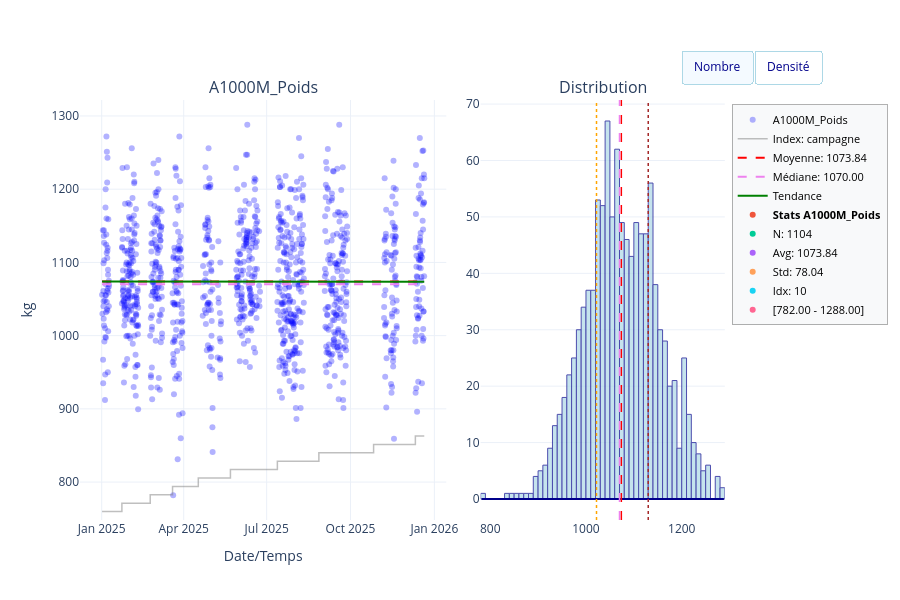
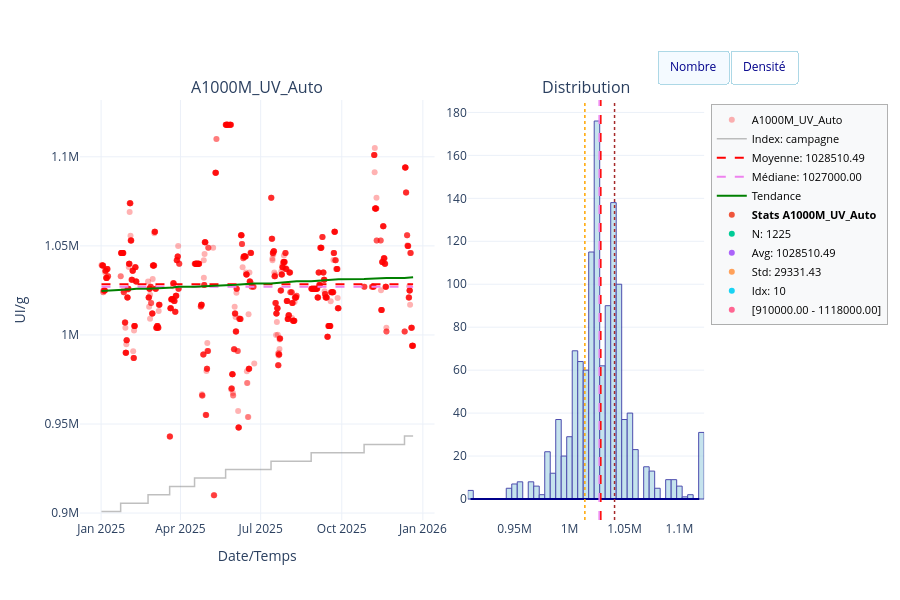
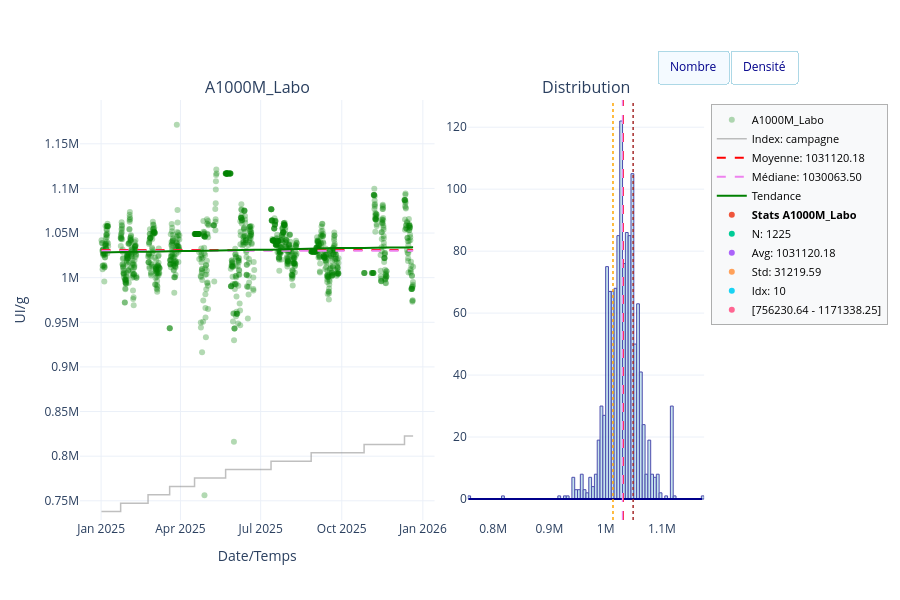
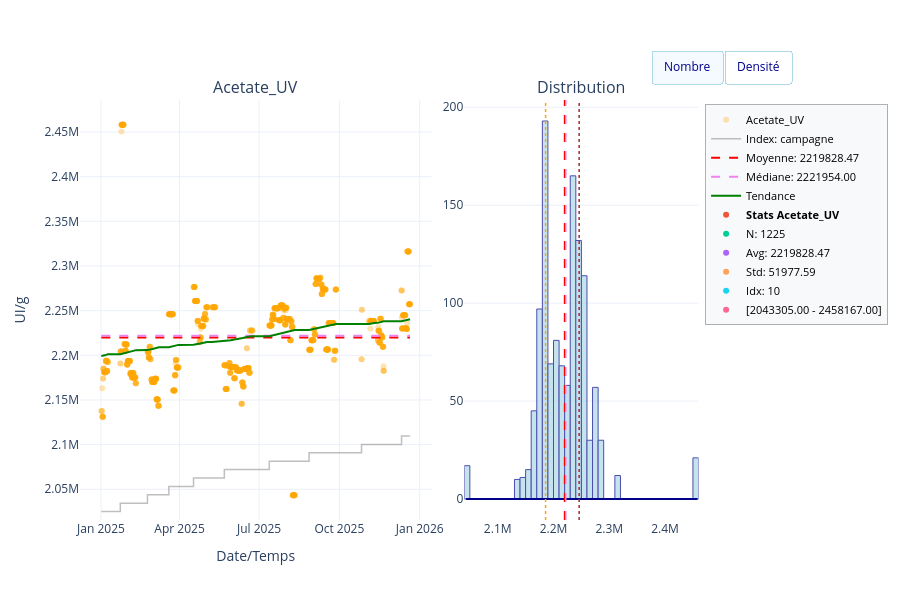

The notebook cell these images were saved under, in order:
### Code cell
#processor.plot_tag(tag=['A1000M_Poids','A1000M_UV_Auto','A1000M_Labo','FC25207VA','Rétinène','Acetate_UV','BHT','Cumul_UV','A1000M_Moyenne_UV','Acetate_Moyenne_UV'],index= 'campagne')
processor.plot_tag(tag=['A1000M_Poids','A1000M_UV_Auto','A1000M_Labo','Acetate_UV','BHT','Cumul_UV','A1000M_Moyenne_UV','Acetate_Moyenne_UV','Bat_H_A1000M','Bat_H_A1000R'],index= 'campagne')

### Figure 1 — Plotly figure (JSON) as saved in the notebook; plotly's stock layout.template omitted (floating-point values rounded to 4 significant figures; data arrays with more than 128 entries replaced by an {"elided": "..."} marker saying what was removed)
{"data": [{"hovertemplate": "Date: %{x}<br>Valeur: %{y:.2f}<extra></extra>", "marker": {"color": "blue", "opacity": 0.3, "size": 6}, "mode": "markers", "name": "A1000M_Poids", "type": "scatter", "x": {"elided": "1225 str values"}, "xaxis": "x", "y": {"elided": "1225 float values"}, "yaxis": "y"}, {"hovertemplate": "campagne: %{y:.2f}<extra></extra>", "line": {"color": "rgba(128, 128, 128, 0.5)", "shape": "hv", "width": 1.5}, "mode": "lines", "name": "Index: campagne", "type": "scatter", "x": {"elided": "1225 str values"}, "xaxis": "x", "y": {"elided": "1225 int values"}, "yaxis": "y2"}, {"line": {"color": "red", "dash": "dash", "width": 2}, "mode": "lines", "name": "Moyenne: 1073.84", "type": "scatter", "x": {"elided": "1225 str values"}, "xaxis": "x", "y": {"elided": "1225 float values"}, "yaxis": "y"}, {"line": {"color": "violet", "dash": "dash", "width": 2}, "mode": "lines", "name": "Médiane: 1070.00", "type": "scatter", "x": {"elided": "1225 str values"}, "xaxis": "x", "y": {"elided": "1225 int values"}, "yaxis": "y"}, {"line": {"color": "green", "width": 2}, "mode": "lines", "name": "Tendance", "type": "scatter", "x": {"elided": "1225 str values"}, "xaxis": "x", "y": {"elided": "1225 float values"}, "yaxis": "y"}, {"histnorm": "", "marker": {"color": "lightblue", "line": {"color": "darkblue", "width": 1}}, "name": "Distribution", "opacity": 0.7, "showlegend": false, "type": "histogram", "x": {"elided": "1104 float values"}, "xaxis": "x2", "yaxis": "y3"}, {"line": {"color": "darkblue", "width": 2}, "mode": "lines", "showlegend": false, "type": "scatter", "x": {"elided": "200 float values"}, "xaxis": "x2", "y": {"elided": "200 float values"}, "yaxis": "y3"}, {"line": {"color": "red", "dash": "dash", "width": 1.5}, "mode": "lines", "name": "Moyenne", "showlegend": false, "type": "scatter", "x": [1074.0, 1074.0], "xaxis": "x2", "y": [0, 1], "yaxis": "y4"}, {"line": {"color": "violet", "dash": "dash", "width": 1.5}, "mode": "lines", "name": "Médiane", "showlegend": false, "type": "scatter", "x": [1070, 1070], "xaxis": "x2", "y": [0, 1], "yaxis": "y4"}, {"line": {"color": "orange", "dash": "dot", "width": 1.5}, "mode": "lines", "name": "P25", "showlegend": false, "type": "scatter", "x": [1022, 1022], "xaxis": "x2", "y": [0, 1], "yaxis": "y4"}, {"line": {"color": "brown", "dash": "dot", "width": 1.5}, "mode": "lines", "name": "P75", "showlegend": false, "type": "scatter", "x": [1130, 1130], "xaxis": "x2", "y": [0, 1], "yaxis": "y4"}, {"mode": "markers", "name": "<b>Stats A1000M_Poids</b>", "showlegend": true, "type": "scatter", "x": [null], "xaxis": "x", "y": [null], "yaxis": "y"}, {"mode": "markers", "name": "N: 1104", "showlegend": true, "type": "scatter", "x": [null], "xaxis": "x", "y": [null], "yaxis": "y"}, {"mode": "markers", "name": "Avg: 1073.84", "showlegend": true, "type": "scatter", "x": [null], "xaxis": "x", "y": [null], "yaxis": "y"}, {"mode": "markers", "name": "Std: 78.04", "showlegend": true, "type": "scatter", "x": [null], "xaxis": "x", "y": [null], "yaxis": "y"}, {"mode": "markers", "name": "Idx: 10", "showlegend": true, "type": "scatter", "x": [null], "xaxis": "x", "y": [null], "yaxis": "y"}, {"mode": "markers", "name": "[782.00 - 1288.00]", "showlegend": true, "type": "scatter", "x": [null], "xaxis": "x", "y": [null], "yaxis": "y"}], "layout": {"annotations": [{"font": {"size": 16}, "showarrow": false, "text": "A1000M_Poids", "x": 0.267, "xanchor": "center", "xref": "paper", "y": 1, "yanchor": "bottom", "yref": "paper"}, {"font": {"size": 16}, "showarrow": false, "text": "Distribution", "x": 0.762, "xanchor": "center", "xref": "paper", "y": 1, "yanchor": "bottom", "yref": "paper"}], "dragmode": "zoom", "height": 600, "hovermode": "x unified", "legend": {"bgcolor": "rgba(248, 249, 250, 0.9)", "bordercolor": "rgba(100, 100, 100, 0.5)", "borderwidth": 1, "font": {"color": "black", "size": 11}, "x": 0.95, "xanchor": "left", "y": 0.99, "yanchor": "top"}, "updatemenus": [{"active": 0, "bgcolor": "white", "bordercolor": "lightblue", "buttons": [{"args": [{"histnorm": [""]}, {"updatemenus[0].bordercolor": "lightblue", "yaxis3.title.text": "Nombre"}], "label": "Nombre", "method": "update"}, {"args": [{"histnorm": ["probability density"]}, {"updatemenus[0].bordercolor": "lightblue", "yaxis3.title.text": "Densité"}], "label": "Densité", "method": "update"}], "direction": "right", "font": {"color": "darkblue"}, "showactive": true, "type": "buttons", "x": 1.08, "y": 1.12}], "xaxis": {"anchor": "y", "domain": [0, 0.534], "title": {"text": "Date/Temps"}}, "xaxis2": {"anchor": "y3", "domain": [0.584, 0.94]}, "yaxis": {"anchor": "x", "domain": [0, 1], "title": {"text": "kg"}}, "yaxis2": {"anchor": "x", "overlaying": "y", "range": [0, 50], "showgrid": false, "showticklabels": false, "side": "right", "zeroline": false}, "yaxis3": {"anchor": "x2", "domain": [0, 1]}, "yaxis4": {"anchor": "x2", "overlaying": "y3", "range": [0, 1], "side": "right", "visible": false}}}

### Figure 2 — Plotly figure (JSON) as saved in the notebook; plotly's stock layout.template omitted (floating-point values rounded to 4 significant figures; data arrays with more than 128 entries replaced by an {"elided": "..."} marker saying what was removed)
{"data": [{"hovertemplate": "Date: %{x}<br>Valeur: %{y:.2f}<extra></extra>", "marker": {"color": "red", "opacity": 0.3, "size": 6}, "mode": "markers", "name": "A1000M_UV_Auto", "type": "scatter", "x": {"elided": "1225 str values"}, "xaxis": "x", "y": {"elided": "1225 float values"}, "yaxis": "y"}, {"hovertemplate": "campagne: %{y:.2f}<extra></extra>", "line": {"color": "rgba(128, 128, 128, 0.5)", "shape": "hv", "width": 1.5}, "mode": "lines", "name": "Index: campagne", "type": "scatter", "x": {"elided": "1225 str values"}, "xaxis": "x", "y": {"elided": "1225 int values"}, "yaxis": "y2"}, {"line": {"color": "red", "dash": "dash", "width": 2}, "mode": "lines", "name": "Moyenne: 1028510.49", "type": "scatter", "x": {"elided": "1225 str values"}, "xaxis": "x", "y": {"elided": "1225 float values"}, "yaxis": "y"}, {"line": {"color": "violet", "dash": "dash", "width": 2}, "mode": "lines", "name": "Médiane: 1027000.00", "type": "scatter", "x": {"elided": "1225 str values"}, "xaxis": "x", "y": {"elided": "1225 int values"}, "yaxis": "y"}, {"line": {"color": "green", "width": 2}, "mode": "lines", "name": "Tendance", "type": "scatter", "x": {"elided": "1225 str values"}, "xaxis": "x", "y": {"elided": "1225 float values"}, "yaxis": "y"}, {"histnorm": "", "marker": {"color": "lightblue", "line": {"color": "darkblue", "width": 1}}, "name": "Distribution", "opacity": 0.7, "showlegend": false, "type": "histogram", "x": {"elided": "1225 float values"}, "xaxis": "x2", "yaxis": "y3"}, {"line": {"color": "darkblue", "width": 2}, "mode": "lines", "showlegend": false, "type": "scatter", "x": {"elided": "200 float values"}, "xaxis": "x2", "y": {"elided": "200 float values"}, "yaxis": "y3"}, {"line": {"color": "red", "dash": "dash", "width": 1.5}, "mode": "lines", "name": "Moyenne", "showlegend": false, "type": "scatter", "x": [1029000.0, 1029000.0], "xaxis": "x2", "y": [0, 1], "yaxis": "y4"}, {"line": {"color": "violet", "dash": "dash", "width": 1.5}, "mode": "lines", "name": "Médiane", "showlegend": false, "type": "scatter", "x": [1027000, 1027000], "xaxis": "x2", "y": [0, 1], "yaxis": "y4"}, {"line": {"color": "orange", "dash": "dot", "width": 1.5}, "mode": "lines", "name": "P25", "showlegend": false, "type": "scatter", "x": [1014000, 1014000], "xaxis": "x2", "y": [0, 1], "yaxis": "y4"}, {"line": {"color": "brown", "dash": "dot", "width": 1.5}, "mode": "lines", "name": "P75", "showlegend": false, "type": "scatter", "x": [1041000, 1041000], "xaxis": "x2", "y": [0, 1], "yaxis": "y4"}, {"mode": "markers", "name": "<b>Stats A1000M_UV_Auto</b>", "showlegend": true, "type": "scatter", "x": [null], "xaxis": "x", "y": [null], "yaxis": "y"}, {"mode": "markers", "name": "N: 1225", "showlegend": true, "type": "scatter", "x": [null], "xaxis": "x", "y": [null], "yaxis": "y"}, {"mode": "markers", "name": "Avg: 1028510.49", "showlegend": true, "type": "scatter", "x": [null], "xaxis": "x", "y": [null], "yaxis": "y"}, {"mode": "markers", "name": "Std: 29331.43", "showlegend": true, "type": "scatter", "x": [null], "xaxis": "x", "y": [null], "yaxis": "y"}, {"mode": "markers", "name": "Idx: 10", "showlegend": true, "type": "scatter", "x": [null], "xaxis": "x", "y": [null], "yaxis": "y"}, {"mode": "markers", "name": "[910000.00 - 1118000.00]", "showlegend": true, "type": "scatter", "x": [null], "xaxis": "x", "y": [null], "yaxis": "y"}], "layout": {"annotations": [{"font": {"size": 16}, "showarrow": false, "text": "A1000M_UV_Auto", "x": 0.267, "xanchor": "center", "xref": "paper", "y": 1, "yanchor": "bottom", "yref": "paper"}, {"font": {"size": 16}, "showarrow": false, "text": "Distribution", "x": 0.762, "xanchor": "center", "xref": "paper", "y": 1, "yanchor": "bottom", "yref": "paper"}], "dragmode": "zoom", "height": 600, "hovermode": "x unified", "legend": {"bgcolor": "rgba(248, 249, 250, 0.9)", "bordercolor": "rgba(100, 100, 100, 0.5)", "borderwidth": 1, "font": {"color": "black", "size": 11}, "x": 0.95, "xanchor": "left", "y": 0.99, "yanchor": "top"}, "updatemenus": [{"active": 0, "bgcolor": "white", "bordercolor": "lightblue", "buttons": [{"args": [{"histnorm": [""]}, {"updatemenus[0].bordercolor": "lightblue", "yaxis3.title.text": "Nombre"}], "label": "Nombre", "method": "update"}, {"args": [{"histnorm": ["probability density"]}, {"updatemenus[0].bordercolor": "lightblue", "yaxis3.title.text": "Densité"}], "label": "Densité", "method": "update"}], "direction": "right", "font": {"color": "darkblue"}, "showactive": true, "type": "buttons", "x": 1.08, "y": 1.12}], "xaxis": {"anchor": "y", "domain": [0, 0.534], "title": {"text": "Date/Temps"}}, "xaxis2": {"anchor": "y3", "domain": [0.584, 0.94]}, "yaxis": {"anchor": "x", "domain": [0, 1], "title": {"text": "UI/g"}}, "yaxis2": {"anchor": "x", "overlaying": "y", "range": [0, 50], "showgrid": false, "showticklabels": false, "side": "right", "zeroline": false}, "yaxis3": {"anchor": "x2", "domain": [0, 1]}, "yaxis4": {"anchor": "x2", "overlaying": "y3", "range": [0, 1], "side": "right", "visible": false}}}

### Figure 3 — Plotly figure (JSON) as saved in the notebook; plotly's stock layout.template omitted (floating-point values rounded to 4 significant figures; data arrays with more than 128 entries replaced by an {"elided": "..."} marker saying what was removed)
{"data": [{"hovertemplate": "Date: %{x}<br>Valeur: %{y:.2f}<extra></extra>", "marker": {"color": "green", "opacity": 0.3, "size": 6}, "mode": "markers", "name": "A1000M_Labo", "type": "scatter", "x": {"elided": "1225 str values"}, "xaxis": "x", "y": {"elided": "1225 float values"}, "yaxis": "y"}, {"hovertemplate": "campagne: %{y:.2f}<extra></extra>", "line": {"color": "rgba(128, 128, 128, 0.5)", "shape": "hv", "width": 1.5}, "mode": "lines", "name": "Index: campagne", "type": "scatter", "x": {"elided": "1225 str values"}, "xaxis": "x", "y": {"elided": "1225 int values"}, "yaxis": "y2"}, {"line": {"color": "red", "dash": "dash", "width": 2}, "mode": "lines", "name": "Moyenne: 1031120.18", "type": "scatter", "x": {"elided": "1225 str values"}, "xaxis": "x", "y": {"elided": "1225 float values"}, "yaxis": "y"}, {"line": {"color": "violet", "dash": "dash", "width": 2}, "mode": "lines", "name": "Médiane: 1030063.50", "type": "scatter", "x": {"elided": "1225 str values"}, "xaxis": "x", "y": {"elided": "1225 float values"}, "yaxis": "y"}, {"line": {"color": "green", "width": 2}, "mode": "lines", "name": "Tendance", "type": "scatter", "x": {"elided": "1225 str values"}, "xaxis": "x", "y": {"elided": "1225 float values"}, "yaxis": "y"}, {"histnorm": "", "marker": {"color": "lightblue", "line": {"color": "darkblue", "width": 1}}, "name": "Distribution", "opacity": 0.7, "showlegend": false, "type": "histogram", "x": {"elided": "1225 float values"}, "xaxis": "x2", "yaxis": "y3"}, {"line": {"color": "darkblue", "width": 2}, "mode": "lines", "showlegend": false, "type": "scatter", "x": {"elided": "200 float values"}, "xaxis": "x2", "y": {"elided": "200 float values"}, "yaxis": "y3"}, {"line": {"color": "red", "dash": "dash", "width": 1.5}, "mode": "lines", "name": "Moyenne", "showlegend": false, "type": "scatter", "x": [1031000.0, 1031000.0], "xaxis": "x2", "y": [0, 1], "yaxis": "y4"}, {"line": {"color": "violet", "dash": "dash", "width": 1.5}, "mode": "lines", "name": "Médiane", "showlegend": false, "type": "scatter", "x": [1030000.0, 1030000.0], "xaxis": "x2", "y": [0, 1], "yaxis": "y4"}, {"line": {"color": "orange", "dash": "dot", "width": 1.5}, "mode": "lines", "name": "P25", "showlegend": false, "type": "scatter", "x": [1013000.0, 1013000.0], "xaxis": "x2", "y": [0, 1], "yaxis": "y4"}, {"line": {"color": "brown", "dash": "dot", "width": 1.5}, "mode": "lines", "name": "P75", "showlegend": false, "type": "scatter", "x": [1048800, 1048800], "xaxis": "x2", "y": [0, 1], "yaxis": "y4"}, {"mode": "markers", "name": "<b>Stats A1000M_Labo</b>", "showlegend": true, "type": "scatter", "x": [null], "xaxis": "x", "y": [null], "yaxis": "y"}, {"mode": "markers", "name": "N: 1225", "showlegend": true, "type": "scatter", "x": [null], "xaxis": "x", "y": [null], "yaxis": "y"}, {"mode": "markers", "name": "Avg: 1031120.18", "showlegend": true, "type": "scatter", "x": [null], "xaxis": "x", "y": [null], "yaxis": "y"}, {"mode": "markers", "name": "Std: 31219.59", "showlegend": true, "type": "scatter", "x": [null], "xaxis": "x", "y": [null], "yaxis": "y"}, {"mode": "markers", "name": "Idx: 10", "showlegend": true, "type": "scatter", "x": [null], "xaxis": "x", "y": [null], "yaxis": "y"}, {"mode": "markers", "name": "[756230.64 - 1171338.25]", "showlegend": true, "type": "scatter", "x": [null], "xaxis": "x", "y": [null], "yaxis": "y"}], "layout": {"annotations": [{"font": {"size": 16}, "showarrow": false, "text": "A1000M_Labo", "x": 0.267, "xanchor": "center", "xref": "paper", "y": 1, "yanchor": "bottom", "yref": "paper"}, {"font": {"size": 16}, "showarrow": false, "text": "Distribution", "x": 0.762, "xanchor": "center", "xref": "paper", "y": 1, "yanchor": "bottom", "yref": "paper"}], "dragmode": "zoom", "height": 600, "hovermode": "x unified", "legend": {"bgcolor": "rgba(248, 249, 250, 0.9)", "bordercolor": "rgba(100, 100, 100, 0.5)", "borderwidth": 1, "font": {"color": "black", "size": 11}, "x": 0.95, "xanchor": "left", "y": 0.99, "yanchor": "top"}, "updatemenus": [{"active": 0, "bgcolor": "white", "bordercolor": "lightblue", "buttons": [{"args": [{"histnorm": [""]}, {"updatemenus[0].bordercolor": "lightblue", "yaxis3.title.text": "Nombre"}], "label": "Nombre", "method": "update"}, {"args": [{"histnorm": ["probability density"]}, {"updatemenus[0].bordercolor": "lightblue", "yaxis3.title.text": "Densité"}], "label": "Densité", "method": "update"}], "direction": "right", "font": {"color": "darkblue"}, "showactive": true, "type": "buttons", "x": 1.08, "y": 1.12}], "xaxis": {"anchor": "y", "domain": [0, 0.534], "title": {"text": "Date/Temps"}}, "xaxis2": {"anchor": "y3", "domain": [0.584, 0.94]}, "yaxis": {"anchor": "x", "domain": [0, 1], "title": {"text": "UI/g"}}, "yaxis2": {"anchor": "x", "overlaying": "y", "range": [0, 50], "showgrid": false, "showticklabels": false, "side": "right", "zeroline": false}, "yaxis3": {"anchor": "x2", "domain": [0, 1]}, "yaxis4": {"anchor": "x2", "overlaying": "y3", "range": [0, 1], "side": "right", "visible": false}}}

### Figure 4 — Plotly figure (JSON) as saved in the notebook; plotly's stock layout.template omitted (floating-point values rounded to 4 significant figures; data arrays with more than 128 entries replaced by an {"elided": "..."} marker saying what was removed)
{"data": [{"hovertemplate": "Date: %{x}<br>Valeur: %{y:.2f}<extra></extra>", "marker": {"color": "orange", "opacity": 0.3, "size": 6}, "mode": "markers", "name": "Acetate_UV", "type": "scatter", "x": {"elided": "1225 str values"}, "xaxis": "x", "y": {"elided": "1225 float values"}, "yaxis": "y"}, {"hovertemplate": "campagne: %{y:.2f}<extra></extra>", "line": {"color": "rgba(128, 128, 128, 0.5)", "shape": "hv", "width": 1.5}, "mode": "lines", "name": "Index: campagne", "type": "scatter", "x": {"elided": "1225 str values"}, "xaxis": "x", "y": {"elided": "1225 int values"}, "yaxis": "y2"}, {"line": {"color": "red", "dash": "dash", "width": 2}, "mode": "lines", "name": "Moyenne: 2219828.47", "type": "scatter", "x": {"elided": "1225 str values"}, "xaxis": "x", "y": {"elided": "1225 float values"}, "yaxis": "y"}, {"line": {"color": "violet", "dash": "dash", "width": 2}, "mode": "lines", "name": "Médiane: 2221954.00", "type": "scatter", "x": {"elided": "1225 str values"}, "xaxis": "x", "y": {"elided": "1225 int values"}, "yaxis": "y"}, {"line": {"color": "green", "width": 2}, "mode": "lines", "name": "Tendance", "type": "scatter", "x": {"elided": "1225 str values"}, "xaxis": "x", "y": {"elided": "1225 float values"}, "yaxis": "y"}, {"histnorm": "", "marker": {"color": "lightblue", "line": {"color": "darkblue", "width": 1}}, "name": "Distribution", "opacity": 0.7, "showlegend": false, "type": "histogram", "x": {"elided": "1225 float values"}, "xaxis": "x2", "yaxis": "y3"}, {"line": {"color": "darkblue", "width": 2}, "mode": "lines", "showlegend": false, "type": "scatter", "x": {"elided": "200 float values"}, "xaxis": "x2", "y": {"elided": "200 float values"}, "yaxis": "y3"}, {"line": {"color": "red", "dash": "dash", "width": 1.5}, "mode": "lines", "name": "Moyenne", "showlegend": false, "type": "scatter", "x": [2220000.0, 2220000.0], "xaxis": "x2", "y": [0, 1], "yaxis": "y4"}, {"line": {"color": "violet", "dash": "dash", "width": 1.5}, "mode": "lines", "name": "Médiane", "showlegend": false, "type": "scatter", "x": [2221954, 2221954], "xaxis": "x2", "y": [0, 1], "yaxis": "y4"}, {"line": {"color": "orange", "dash": "dot", "width": 1.5}, "mode": "lines", "name": "P25", "showlegend": false, "type": "scatter", "x": [2185826, 2185826], "xaxis": "x2", "y": [0, 1], "yaxis": "y4"}, {"line": {"color": "brown", "dash": "dot", "width": 1.5}, "mode": "lines", "name": "P75", "showlegend": false, "type": "scatter", "x": [2245983, 2245983], "xaxis": "x2", "y": [0, 1], "yaxis": "y4"}, {"mode": "markers", "name": "<b>Stats Acetate_UV</b>", "showlegend": true, "type": "scatter", "x": [null], "xaxis": "x", "y": [null], "yaxis": "y"}, {"mode": "markers", "name": "N: 1225", "showlegend": true, "type": "scatter", "x": [null], "xaxis": "x", "y": [null], "yaxis": "y"}, {"mode": "markers", "name": "Avg: 2219828.47", "showlegend": true, "type": "scatter", "x": [null], "xaxis": "x", "y": [null], "yaxis": "y"}, {"mode": "markers", "name": "Std: 51977.59", "showlegend": true, "type": "scatter", "x": [null], "xaxis": "x", "y": [null], "yaxis": "y"}, {"mode": "markers", "name": "Idx: 10", "showlegend": true, "type": "scatter", "x": [null], "xaxis": "x", "y": [null], "yaxis": "y"}, {"mode": "markers", "name": "[2043305.00 - 2458167.00]", "showlegend": true, "type": "scatter", "x": [null], "xaxis": "x", "y": [null], "yaxis": "y"}], "layout": {"annotations": [{"font": {"size": 16}, "showarrow": false, "text": "Acetate_UV", "x": 0.267, "xanchor": "center", "xref": "paper", "y": 1, "yanchor": "bottom", "yref": "paper"}, {"font": {"size": 16}, "showarrow": false, "text": "Distribution", "x": 0.762, "xanchor": "center", "xref": "paper", "y": 1, "yanchor": "bottom", "yref": "paper"}], "dragmode": "zoom", "height": 600, "hovermode": "x unified", "legend": {"bgcolor": "rgba(248, 249, 250, 0.9)", "bordercolor": "rgba(100, 100, 100, 0.5)", "borderwidth": 1, "font": {"color": "black", "size": 11}, "x": 0.95, "xanchor": "left", "y": 0.99, "yanchor": "top"}, "updatemenus": [{"active": 0, "bgcolor": "white", "bordercolor": "lightblue", "buttons": [{"args": [{"histnorm": [""]}, {"updatemenus[0].bordercolor": "lightblue", "yaxis3.title.text": "Nombre"}], "label": "Nombre", "method": "update"}, {"args": [{"histnorm": ["probability density"]}, {"updatemenus[0].bordercolor": "lightblue", "yaxis3.title.text": "Densité"}], "label": "Densité", "method": "update"}], "direction": "right", "font": {"color": "darkblue"}, "showactive": true, "type": "buttons", "x": 1.08, "y": 1.12}], "xaxis": {"anchor": "y", "domain": [0, 0.534], "title": {"text": "Date/Temps"}}, "xaxis2": {"anchor": "y3", "domain": [0.584, 0.94]}, "yaxis": {"anchor": "x", "domain": [0, 1], "title": {"text": "UI/g"}}, "yaxis2": {"anchor": "x", "overlaying": "y", "range": [0, 50], "showgrid": false, "showticklabels": false, "side": "right", "zeroline": false}, "yaxis3": {"anchor": "x2", "domain": [0, 1]}, "yaxis4": {"anchor": "x2", "overlaying": "y3", "range": [0, 1], "side": "right", "visible": false}}}
